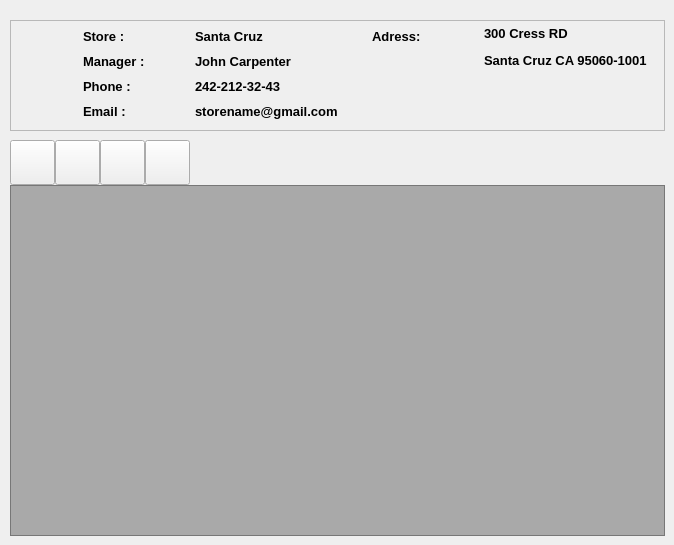
      <widget class="QWidget" name="page_6">
       <widget class="QPushButton" name="pushButton_24">
        <property name="geometry">
         <rect>
          <x>145</x>
          <y>140</y>
          <width>45</width>
          <height>45</height>
         </rect>
        </property>
        <property name="minimumSize">
         <size>
          <width>45</width>
          <height>45</height>
         </size>
        </property>
        <property name="maximumSize">
         <size>
          <width>45</width>
          <height>45</height>
         </size>
        </property>
        <property name="text">
         <string/>
        </property>
        <property name="icon">
         <iconset resource="bookstore.qrc">
          <normaloff>:/Icons/minus-square.svg</normaloff>:/Icons/minus-square.svg</iconset>
        </property>
        <property name="iconSize">
         <size>
          <width>40</width>
          <height>40</height>
         </size>
        </property>
       </widget>
       <widget class="QPushButton" name="pushButton_25">
        <property name="geometry">
         <rect>
          <x>100</x>
          <y>140</y>
          <width>45</width>
          <height>45</height>
         </rect>
        </property>
        <property name="minimumSize">
         <size>
          <width>45</width>
          <height>45</height>
         </size>
        </property>
        <property name="maximumSize">
         <size>
          <width>45</width>
          <height>45</height>
         </size>
        </property>
        <property name="text">
         <string/>
        </property>
        <property name="icon">
         <iconset resource="bookstore.qrc">
          <normaloff>:/Icons/save.svg</normaloff>:/Icons/save.svg</iconset>
        </property>
        <property name="iconSize">
         <size>
          <width>40</width>
          <height>40</height>
         </size>
        </property>
       </widget>
       <widget class="QPushButton" name="pushButton_26">
        <property name="geometry">
         <rect>
          <x>10</x>
          <y>140</y>
          <width>45</width>
          <height>45</height>
         </rect>
        </property>
        <property name="minimumSize">
         <size>
          <width>45</width>
          <height>45</height>
         </size>
        </property>
        <property name="maximumSize">
         <size>
          <width>45</width>
          <height>45</height>
         </size>
        </property>
        <property name="text">
         <string/>
        </property>
        <property name="icon">
         <iconset resource="bookstore.qrc">
          <normaloff>:/Icons/plus-square.svg</normaloff>:/Icons/plus-square.svg</iconset>
        </property>
        <property name="iconSize">
         <size>
          <width>40</width>
          <height>40</height>
         </size>
        </property>
       </widget>
       <widget class="QFrame" name="frame_28">
        <property name="geometry">
         <rect>
          <x>10</x>
          <y>20</y>
          <width>655</width>
          <height>111</height>
         </rect>
        </property>
        <property name="minimumSize">
         <size>
          <width>140</width>
          <height>20</height>
         </size>
        </property>
        <property name="font">
         <font>
          <weight>75</weight>
          <bold>true</bold>
         </font>
        </property>
        <property name="frameShape">
         <enum>QFrame::StyledPanel</enum>
        </property>
        <property name="frameShadow">
         <enum>QFrame::Raised</enum>
        </property>
        <layout class="QGridLayout" name="gridLayout_5">
         <property name="leftMargin">
          <number>5</number>
         </property>
         <property name="topMargin">
          <number>5</number>
         </property>
         <property name="rightMargin">
          <number>5</number>
         </property>
         <property name="bottomMargin">
          <number>5</number>
         </property>
         <property name="horizontalSpacing">
          <number>2</number>
         </property>
         <property name="verticalSpacing">
          <number>5</number>
         </property>
         <item row="0" column="3">
          <widget class="QLabel" name="label_95">
           <property name="minimumSize">
            <size>
             <width>110</width>
             <height>20</height>
            </size>
           </property>
           <property name="maximumSize">
            <size>
             <width>110</width>
             <height>20</height>
            </size>
           </property>
           <property name="font">
            <font>
             <pointsize>10</pointsize>
             <weight>75</weight>
             <bold>true</bold>
            </font>
           </property>
           <property name="text">
            <string>Adress:</string>
           </property>
           <property name="scaledContents">
            <bool>false</bool>
           </property>
           <property name="wordWrap">
            <bool>false</bool>
           </property>
          </widget>
         </item>
         <item row="2" column="1">
          <widget class="QLabel" name="label_107">
           <property name="minimumSize">
            <size>
             <width>110</width>
             <height>20</height>
            </size>
           </property>
           <property name="maximumSize">
            <size>
             <width>110</width>
             <height>20</height>
            </size>
           </property>
           <property name="font">
            <font>
             <pointsize>10</pointsize>
             <weight>75</weight>
             <bold>true</bold>
            </font>
           </property>
           <property name="text">
            <string>Phone :</string>
           </property>
           <property name="scaledContents">
            <bool>false</bool>
           </property>
           <property name="wordWrap">
            <bool>false</bool>
           </property>
          </widget>
         </item>
         <item row="0" column="1">
          <widget class="QLabel" name="label_134">
           <property name="minimumSize">
            <size>
             <width>110</width>
             <height>20</height>
            </size>
           </property>
           <property name="maximumSize">
            <size>
             <width>110</width>
             <height>20</height>
            </size>
           </property>
           <property name="font">
            <font>
             <pointsize>10</pointsize>
             <weight>75</weight>
             <bold>true</bold>
            </font>
           </property>
           <property name="text">
            <string>Store :</string>
           </property>
           <property name="scaledContents">
            <bool>false</bool>
           </property>
           <property name="wordWrap">
            <bool>false</bool>
           </property>
          </widget>
         </item>
         <item row="3" column="1">
          <widget class="QLabel" name="label_135">
           <property name="minimumSize">
            <size>
             <width>110</width>
             <height>20</height>
            </size>
           </property>
           <property name="maximumSize">
            <size>
             <width>110</width>
             <height>20</height>
            </size>
           </property>
           <property name="font">
            <font>
             <pointsize>10</pointsize>
             <weight>75</weight>
             <bold>true</bold>
            </font>
           </property>
           <property name="text">
            <string>Email :</string>
           </property>
           <property name="scaledContents">
            <bool>false</bool>
           </property>
           <property name="wordWrap">
            <bool>false</bool>
           </property>
          </widget>
         </item>
         <item row="1" column="1">
          <widget class="QLabel" name="label_136">
           <property name="minimumSize">
            <size>
             <width>110</width>
             <height>20</height>
            </size>
           </property>
           <property name="maximumSize">
            <size>
             <width>110</width>
             <height>20</height>
            </size>
           </property>
           <property name="font">
            <font>
             <pointsize>10</pointsize>
             <weight>75</weight>
             <bold>true</bold>
            </font>
           </property>
           <property name="text">
            <string>Manager :</string>
           </property>
           <property name="scaledContents">
            <bool>false</bool>
           </property>
           <property name="wordWrap">
            <bool>false</bool>
           </property>
          </widget>
         </item>
         <item row="0" column="2">
          <widget class="QLabel" name="label_137">
           <property name="minimumSize">
            <size>
             <width>140</width>
             <height>20</height>
            </size>
           </property>
           <property name="font">
            <font>
             <pointsize>10</pointsize>
             <weight>75</weight>
             <bold>true</bold>
            </font>
           </property>
           <property name="text">
            <string>Santa Cruz</string>
           </property>
           <property name="scaledContents">
            <bool>false</bool>
           </property>
           <property name="wordWrap">
            <bool>false</bool>
           </property>
          </widget>
         </item>
         <item row="1" column="2">
          <widget class="QLabel" name="label_138">
           <property name="minimumSize">
            <size>
             <width>140</width>
             <height>20</height>
            </size>
           </property>
           <property name="font">
            <font>
             <pointsize>10</pointsize>
             <weight>75</weight>
             <bold>true</bold>
            </font>
           </property>
           <property name="text">
            <string>John Carpenter</string>
           </property>
           <property name="scaledContents">
            <bool>false</bool>
           </property>
           <property name="wordWrap">
            <bool>false</bool>
           </property>
          </widget>
         </item>
         <item row="2" column="2">
          <widget class="QLabel" name="label_139">
           <property name="minimumSize">
            <size>
             <width>140</width>
             <height>20</height>
            </size>
           </property>
           <property name="font">
            <font>
             <pointsize>10</pointsize>
             <weight>75</weight>
             <bold>true</bold>
            </font>
           </property>
           <property name="text">
            <string>242-212-32-43</string>
           </property>
           <property name="scaledContents">
            <bool>false</bool>
           </property>
           <property name="wordWrap">
            <bool>false</bool>
           </property>
          </widget>
         </item>
         <item row="3" column="2">
          <widget class="QLabel" name="label_140">
           <property name="minimumSize">
            <size>
             <width>140</width>
             <height>20</height>
            </size>
           </property>
           <property name="font">
            <font>
             <pointsize>10</pointsize>
             <weight>75</weight>
             <bold>true</bold>
            </font>
           </property>
           <property name="text">
            <string>storename@gmail.com</string>
           </property>
           <property name="scaledContents">
            <bool>false</bool>
           </property>
           <property name="wordWrap">
            <bool>false</bool>
           </property>
          </widget>
         </item>
         <item row="0" column="0" rowspan="4">
          <widget class="QLabel" name="label_141">
           <property name="maximumSize">
            <size>
             <width>65</width>
             <height>16777215</height>
            </size>
           </property>
           <property name="text">
            <string/>
           </property>
           <property name="pixmap">
            <pixmap resource="bookstore.qrc">:/Icons/shopping-bag.svg</pixmap>
           </property>
           <property name="alignment">
            <set>Qt::AlignCenter</set>
           </property>
          </widget>
         </item>
         <item row="0" column="4" rowspan="4">
          <widget class="QLabel" name="label_142">
           <property name="minimumSize">
            <size>
             <width>140</width>
             <height>20</height>
            </size>
           </property>
           <property name="font">
            <font>
             <pointsize>10</pointsize>
             <weight>75</weight>
             <bold>true</bold>
            </font>
           </property>
           <property name="text">
            <string>&lt;html&gt;&lt;head/&gt;&lt;body&gt;&lt;p&gt;300 Cress RD&lt;/p&gt;&lt;p&gt;Santa Cruz CA 95060-1001&lt;/p&gt;&lt;/body&gt;&lt;/html&gt;</string>
           </property>
           <property name="scaledContents">
            <bool>false</bool>
           </property>
           <property name="alignment">
            <set>Qt::AlignLeading|Qt::AlignLeft|Qt::AlignTop</set>
           </property>
           <property name="wordWrap">
            <bool>true</bool>
           </property>
          </widget>
         </item>
        </layout>
       </widget>
       <widget class="QPushButton" name="pushButton_27">
        <property name="geometry">
         <rect>
          <x>55</x>
          <y>140</y>
          <width>45</width>
          <height>45</height>
         </rect>
        </property>
        <property name="minimumSize">
         <size>
          <width>45</width>
          <height>45</height>
         </size>
        </property>
        <property name="maximumSize">
         <size>
          <width>45</width>
          <height>45</height>
         </size>
        </property>
        <property name="text">
         <string/>
        </property>
        <property name="icon">
         <iconset resource="bookstore.qrc">
          <normaloff>:/Icons/edit.svg</normaloff>:/Icons/edit.svg</iconset>
        </property>
        <property name="iconSize">
         <size>
          <width>40</width>
          <height>40</height>
         </size>
        </property>
       </widget>
       <widget class="QTableView" name="tableView_5">
        <property name="geometry">
         <rect>
          <x>10</x>
          <y>185</y>
          <width>655</width>
          <height>351</height>
         </rect>
        </property>
        <property name="styleSheet">
         <string notr="true">background-color:rgb(0,0,0,75);</string>
        </property>
       </widget>
      </widget>
